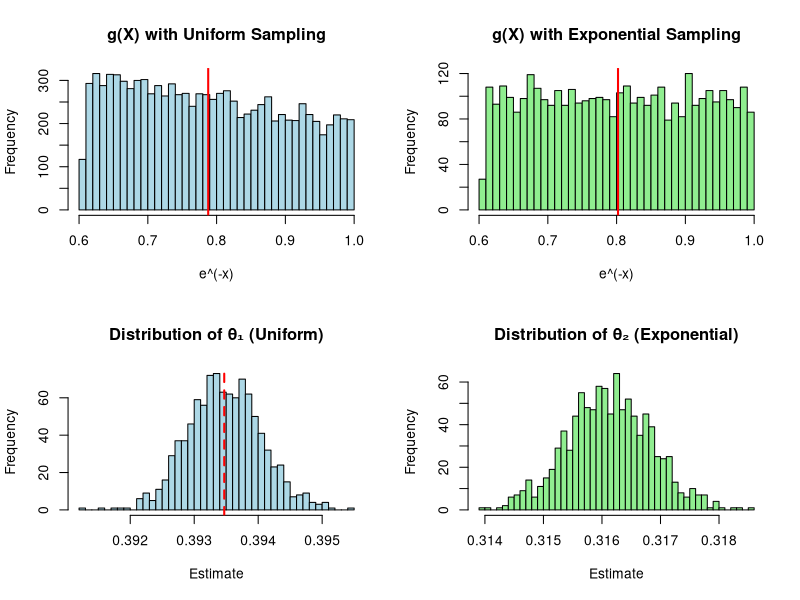

Source code (R):
# Practicing MC Integration
#---------------------------
options(scipen=999)
# Exercise 1
f1<-function(t) sin(t)
a<-pi/3
b<-0

integrate(f1,a,b) # adaptative quadrature 
n<-10000          # basic MC
x<-runif(n,a,b)
fmc<-f1(x)
Y<-(b-a)*fmc
mean(Y)
var(Y)

# Exercise 2
set.seed(123)
f2<-function(x) exp(-x)
a<-0
b<-0.5

integrate(f2,a,b)

n<-10000
x<-runif(n,a,b)
fmc<-f2(x)
Y1<-(b-a)*fmc
mean(Y1)
var(Y1)/n

x<-rexp(n,rate=1)
xval<-x[x<=b]
fmc<-f2(xval)
Y2<-(b-a)*fmc
mean(Y2)
var(Y2)


# Claude example
#------------------
# Monte Carlo Integration: Comparing Uniform vs Exponential Sampling
# Integral: ∫₀^0.5 e^(-x) dx

set.seed(123)

# True value of the integral
true_value <- 1 - exp(-0.5)  # = -[e^(-x)]₀^0.5 = 1 - e^(-0.5)
cat(sprintf("True value: %.6f\n\n", true_value))

# ====== ESTIMATOR 1: Uniform Sampling ======
# θ̂₁ = (b-a) * (1/n) * Σ g(Uᵢ) where Uᵢ ~ Uniform(0, 0.5)

mc_uniform <- function(n, a = 0, b = 0.5) {
  # Sample from Uniform(0, 0.5)
  x <- runif(n, a, b)
  
  # Evaluate g(x) = e^(-x)
  g_x <- exp(-x)
  
  # MC estimate: (b-a) * mean(g(x))
  estimate <- (b - a) * mean(g_x)
  
  # For variance: Var(θ̂₁) = (b-a)² * Var(g(X)) / n
  var_g <- var(g_x)
  var_estimate <- (b - a)^2 * var_g / n
  
  return(list(
    estimate = estimate,
    var_estimate = var_estimate,
    g_values = g_x
  ))
}

# ====== ESTIMATOR 2: Exponential Sampling (Truncated) ======
# θ̂₂ = P(X ≤ 0.5) * (1/m) * Σ g(Xᵢ) where Xᵢ ~ Exp(λ), only keeping X ≤ 0.5

mc_exponential <- function(n, b = 0.5, lambda = 1) {
  # Sample from Exponential(lambda)
  x <- rexp(n, rate = lambda)
  
  # Keep only samples in [0, 0.5]
  x_valid <- x[x <= b]
  m <- length(x_valid)
  
  # Evaluate g(x) = e^(-x) on valid samples
  g_x <- exp(-x_valid)
  
  # Probability of being in [0, b]
  p_truncated <- pexp(b, rate = lambda)
  
  # MC estimate: P(X ≤ b) * mean(g(X) | X ≤ b)
  estimate <- p_truncated * mean(g_x)
  
  # Variance of estimate
  var_g <- var(g_x)
  var_estimate <- p_truncated^2 * var_g / m
  
  return(list(
    estimate = estimate,
    var_estimate = var_estimate,
    g_values = g_x,
    acceptance_rate = m/n
  ))
}

# ====== Run Simulations ======
n <- 10000
lambda <- 1  # Common choice

cat("ESTIMATOR 1: Uniform(0, 0.5) Sampling\n")
result_uniform <- mc_uniform(n)
cat(sprintf("Estimate (θ̂₁):        %.6f\n", result_uniform$estimate))
cat(sprintf("Variance of θ̂₁:       %.8f\n", result_uniform$var_estimate))
cat(sprintf("Standard Error:       %.6f\n", sqrt(result_uniform$var_estimate)))
cat(sprintf("Error from true:      %.6f\n\n", abs(result_uniform$estimate - true_value)))

cat("ESTIMATOR 2: Exponential(λ=1) Sampling (Truncated)\n")
result_exp <- mc_exponential(n, lambda = lambda)
cat(sprintf("Estimate (θ̂₂):        %.6f\n", result_exp$estimate))
cat(sprintf("Variance of θ̂₂:       %.8f\n", result_exp$var_estimate))
cat(sprintf("Standard Error:       %.6f\n", sqrt(result_exp$var_estimate)))
cat(sprintf("Acceptance Rate:      %.1f%%\n", result_exp$acceptance_rate * 100))
cat(sprintf("Error from true:      %.6f\n\n", abs(result_exp$estimate - true_value)))

# ====== Comparison ======
cat("COMPARISON\n")
cat(sprintf("Variance Ratio (Uniform/Exponential): %.4f\n", 
            result_uniform$var_estimate / result_exp$var_estimate))

if (result_uniform$var_estimate < result_exp$var_estimate) {
  cat("\n✓ Uniform sampling has LOWER variance (more efficient)\n")
} else {
  cat("\n✓ Exponential sampling has LOWER variance (more efficient)\n")
}

# ====== Repeated Simulations to Verify ======
cat("VERIFICATION: Multiple Runs\n")

n_simulations <- 1000
estimates_uniform <- numeric(n_simulations)
estimates_exp <- numeric(n_simulations)

for (i in 1:n_simulations) {
  estimates_uniform[i] <- mc_uniform(n)$estimate
  estimates_exp[i] <- mc_exponential(n, lambda = lambda)$estimate
}

var_uniform_empirical <- var(estimates_uniform)
var_exp_empirical <- var(estimates_exp)

cat(sprintf("Empirical Variance (Uniform):     %.8f\n", var_uniform_empirical))
cat(sprintf("Empirical Variance (Exponential): %.8f\n", var_exp_empirical))
cat(sprintf("Variance Ratio:                   %.4f\n\n", 
            var_uniform_empirical / var_exp_empirical))

# ====== Visualization ======
par(mfrow = c(2, 2))

# Histogram of g(x) values - Uniform
hist(result_uniform$g_values, 
     breaks = 50, 
     main = "g(X) with Uniform Sampling",
     xlab = "e^(-x)",
     col = "lightblue",
     xlim = c(0.6, 1))
abline(v = mean(result_uniform$g_values), col = "red", lwd = 2)

# Histogram of g(x) values - Exponential
hist(result_exp$g_values, 
     breaks = 50, 
     main = "g(X) with Exponential Sampling",
     xlab = "e^(-x)",
     col = "lightgreen",
     xlim = c(0.6, 1))
abline(v = mean(result_exp$g_values), col = "red", lwd = 2)

# Distribution of estimates - Uniform
hist(estimates_uniform, 
     breaks = 50, 
     main = "Distribution of θ̂₁ (Uniform)",
     xlab = "Estimate",
     col = "lightblue")
abline(v = true_value, col = "red", lwd = 2, lty = 2)

# Distribution of estimates - Exponential
hist(estimates_exp, 
     breaks = 50, 
     main = "Distribution of θ̂₂ (Exponential)",
     xlab = "Estimate",
     col = "lightgreen")
abline(v = true_value, col = "red", lwd = 2, lty = 2)

par(mfrow = c(1, 1))

# ====== WHY? Explanation ======
cat("WHY DOES ONE HAVE LOWER VARIANCE?\n")
cat("\nFor Uniform sampling:\n")
cat("  • Samples spread evenly across [0, 0.5]\n")
cat("  • g(x) = e^(-x) varies from 1 to e^(-0.5) ≈ 0.606\n")
cat(sprintf("  • Range of g(x): %.3f\n", 1 - exp(-0.5)))
cat(sprintf("  • Var(g(X)): %.6f\n", var(result_uniform$g_values)))

cat("\nFor Exponential sampling:\n")
cat("  • Samples concentrated near 0 (where e^(-x) ≈ 1)\n")
cat("  • Most g(x) values close to 1\n")
cat(sprintf("  • Var(g(X)): %.6f\n", var(result_exp$g_values)))

cat("\n→ Exponential sampling reduces variance because:\n")
cat("  1. It samples more where the integrand is larger\n")
cat("  2. This creates less variability in g(X) values\n")
cat("  3. Lower Var(g(X)) → Lower Var(θ̂)\n")
